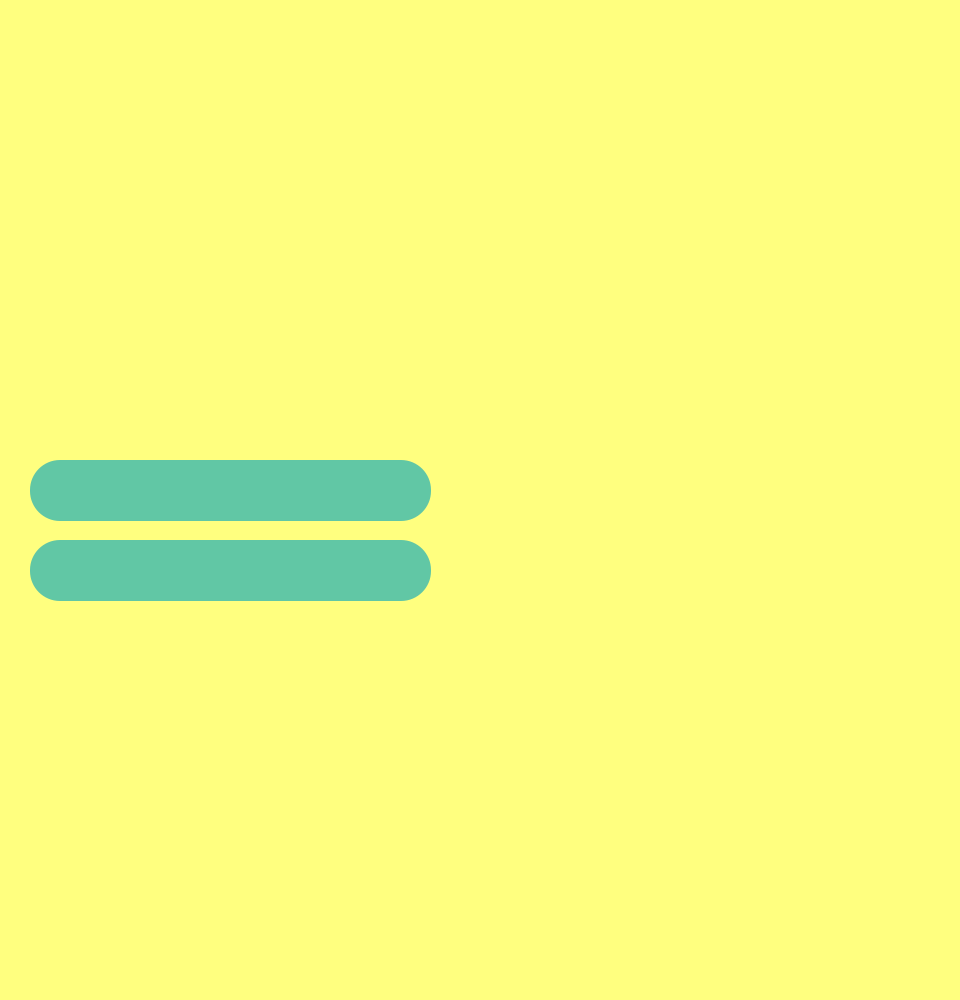
<?xml version="1.0" encoding="UTF-8"?>
<ui version="4.0">
 <class>Dialog</class>
 <widget class="QDialog" name="Dialog">
  <property name="geometry">
   <rect>
    <x>0</x>
    <y>0</y>
    <width>960</width>
    <height>1000</height>
   </rect>
  </property>
  <property name="minimumSize">
   <size>
    <width>960</width>
    <height>500</height>
   </size>
  </property>
  <property name="maximumSize">
   <size>
    <width>960</width>
    <height>1000</height>
   </size>
  </property>
  <property name="contextMenuPolicy">
   <enum>Qt::DefaultContextMenu</enum>
  </property>
  <property name="windowTitle">
   <string>Dialog</string>
  </property>
  <property name="styleSheet">
   <string notr="true">background-color: rgb(255, 255, 127);</string>
  </property>
  <widget class="QLineEdit" name="lineEdit">
   <property name="geometry">
    <rect>
     <x>200</x>
     <y>220</y>
     <width>251</width>
     <height>31</height>
    </rect>
   </property>
   <property name="styleSheet">
    <string notr="true">
background-color: rgb(85, 255, 127);</string>
   </property>
  </widget>
  <widget class="QLineEdit" name="lineEdit_2">
   <property name="geometry">
    <rect>
     <x>200</x>
     <y>290</y>
     <width>251</width>
     <height>31</height>
    </rect>
   </property>
  </widget>
  <widget class="QLabel" name="label">
   <property name="geometry">
    <rect>
     <x>-20</x>
     <y>0</y>
     <width>500</width>
     <height>896</height>
    </rect>
   </property>
   <property name="maximumSize">
    <size>
     <width>500</width>
     <height>1000</height>
    </size>
   </property>
   <property name="text">
    <string/>
   </property>
   <property name="pixmap">
    <pixmap>../../../../Users/zaned/Downloads/White and Green Simple Modern Login Page Mobile Prototype/2.png</pixmap>
   </property>
   <property name="scaledContents">
    <bool>true</bool>
   </property>
  </widget>
  <widget class="QTextEdit" name="textEdit">
   <property name="geometry">
    <rect>
     <x>30</x>
     <y>460</y>
     <width>401</width>
     <height>61</height>
    </rect>
   </property>
   <property name="toolTip">
    <string>&lt;html&gt;&lt;head/&gt;&lt;body&gt;&lt;p&gt;&lt;br/&gt;&lt;/p&gt;&lt;/body&gt;&lt;/html&gt;</string>
   </property>
   <property name="styleSheet">
    <string notr="true">background-color: rgb(97, 199, 165);
border-radius: 30px;</string>
   </property>
   <property name="lineWrapMode">
    <enum>QTextEdit::WidgetWidth</enum>
   </property>
  </widget>
  <widget class="QTextEdit" name="textEdit_3">
   <property name="geometry">
    <rect>
     <x>30</x>
     <y>540</y>
     <width>401</width>
     <height>61</height>
    </rect>
   </property>
   <property name="styleSheet">
    <string notr="true">background-color: rgb(97, 199, 165);
     border-radius: 30px;</string>
   </property>
   <property name="lineWrapMode">
    <enum>QTextEdit::WidgetWidth</enum>
   </property>
  </widget>
 </widget>
 <resources>
  <include location="../../../../Users/zaned/Downloads/White and Green Simple Modern Login Page Mobile Prototype/resources.qrc"/>
 </resources>
 <connections/>
</ui>
